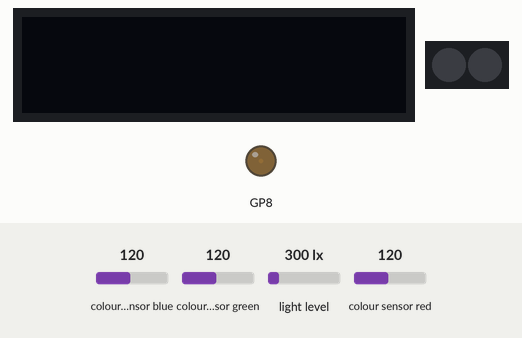
Bench run of a program on a simulated Raspberry Pi Pico running MicroPython. On the bench: 128×32 one-colour display, 2 RGB LEDs in strip order, left to right, output pins drawn as LEDs (lit = HIGH). The test bench sets the inputs (shaded band); at power-on: colour sensor blue 120, colour sensor green 120, colour sensor red 120, light level 300 lx. Library files of the repository ran but are not shown: tsl2561.py, tcs3472.py, sh1106.py, ssd1306.py; what the program prints to the serial console is not drawn.

Above: at 1.6 s.
1.7 s: colour sensor blue set to 5
At 3.4 s:
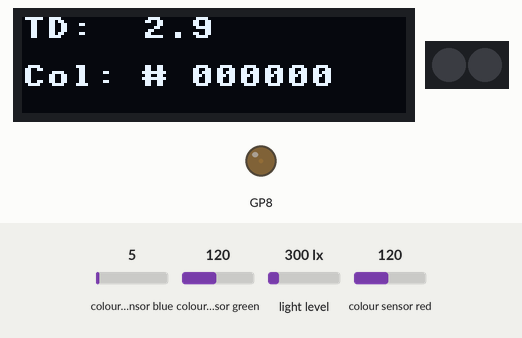
15.6 s: colour sensor green set to 250
At 17.7 s:
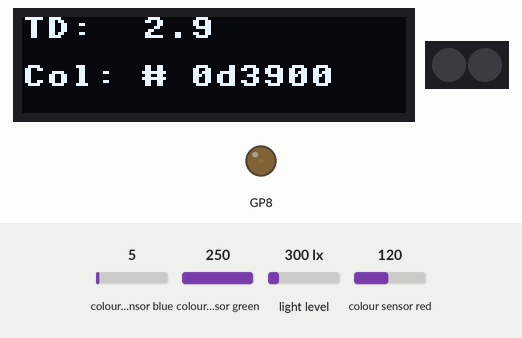
29.5 s: colour sensor red set to 64
At 30.9 s:
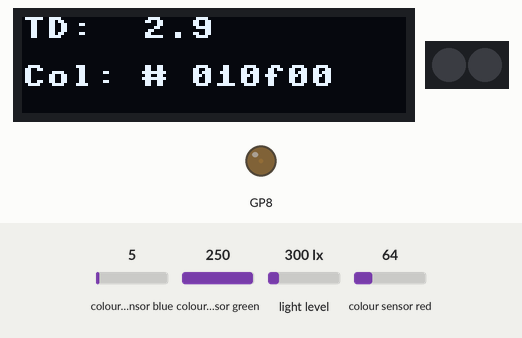
43.4 s: colour sensor blue set to 64
At 45.2 s:
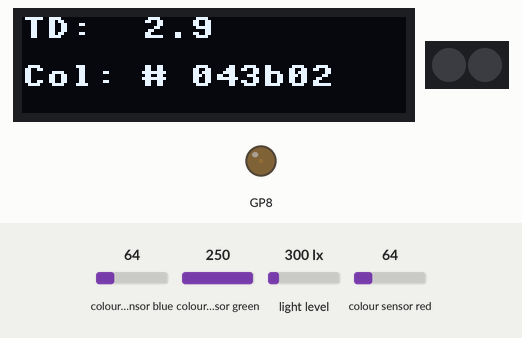
57.3 s: colour sensor red set to 128
At 59.6 s:
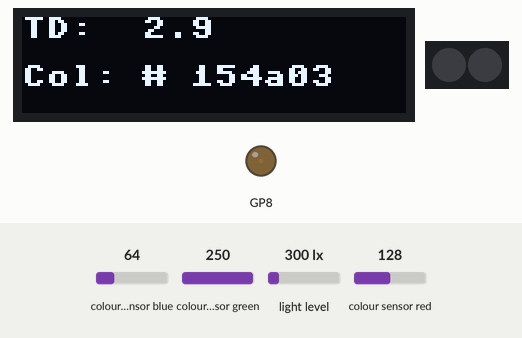
71.2 s: colour sensor green set to 191
At 74.0 s:
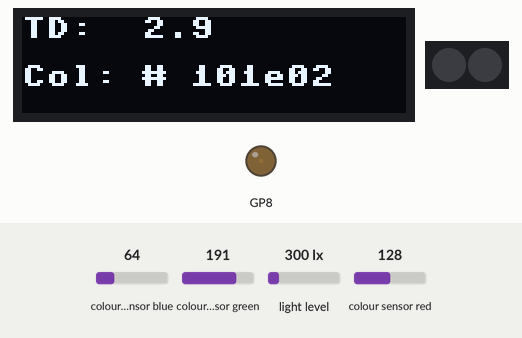
Timing chart, 0 to 80.8 s (numbered marks = the images above; inputs shaded):
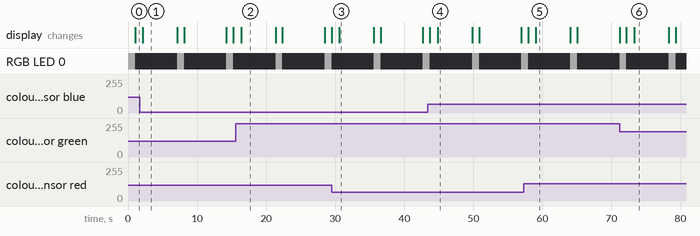

The program:

main.py
```python
import machine
import neopixel
import time
import tsl2561
import tcs3472
import sh1106
import ssd1306

NEOPIXEL_PIN = 29

NUM_LEDS = 2

i2c = machine.I2C(1, scl=machine.Pin(27), sda=machine.Pin(26))
sensor = tsl2561.TSL2561(i2c, address=0x39)
oled = ssd1306.SSD1306_I2C(128, 32, i2c, addr=0x3C)
color_sensor = tcs3472.TCS3472(i2c)
np = neopixel.NeoPixel(machine.Pin(NEOPIXEL_PIN), NUM_LEDS, bpp=4)

sensor.power_on()
sensor.set_timing(integration_time=0x02, gain=0x01)  # Integration time and gain does not seem to work


def read_tsl2561():
    lux, lum = sensor.lux
    print("Lux: {:.2f} lux ... Lum: {}".format(lux, lum))
    oled.text("TD:  {0:.1f}".format((lum / 48 ) / 90), 0,0)

def set_pixel_color(pixel_index, color):
    np[pixel_index] = color
    np.write()

def clear_pixels():
    for i in range(NUM_LEDS):
        np[i] = (0, 0, 0, 0)
    np.write()

def read_color_data():
    r, g, b, l, c = color_sensor.scaled()
    print("#{:02x}{:02x}{:02x} - {} - {}".format(int(r), int(g), int(b), l, c))
    oled.text("Col: # {:02x}{:02x}{:02x}".format(int(r), int(g), int(b)), 0, 16)

while True:
    set_pixel_color(0, (0, 0, 0, 48))
    time.sleep(1)
    oled.fill(0)
    read_tsl2561()
    clear_pixels()
    time.sleep(0.1)
    time.sleep(1)
    read_color_data()

    oled.show()

    time.sleep(5)
```

Measured:
- after the input at 1.7 s, the display: changes after 0.43 s (image 1)
- after the input at 15.6 s, the display: changes after 0.77 s (image 2)
- after the input at 29.5 s, the display: changes after 1.1 s (image 3)
- after the input at 43.4 s, the display: first differs from a run without the input after 1.4 s (image 4)
- after the input at 57.3 s, the display: first differs from a run without the input after 1.8 s (image 5)
- after the input at 71.2 s, the display: first differs from a run without the input after 2.1 s (image 6)
- what the display in image 1 shows lasts 5.0 s, from 2.1 s to 7.1 s
